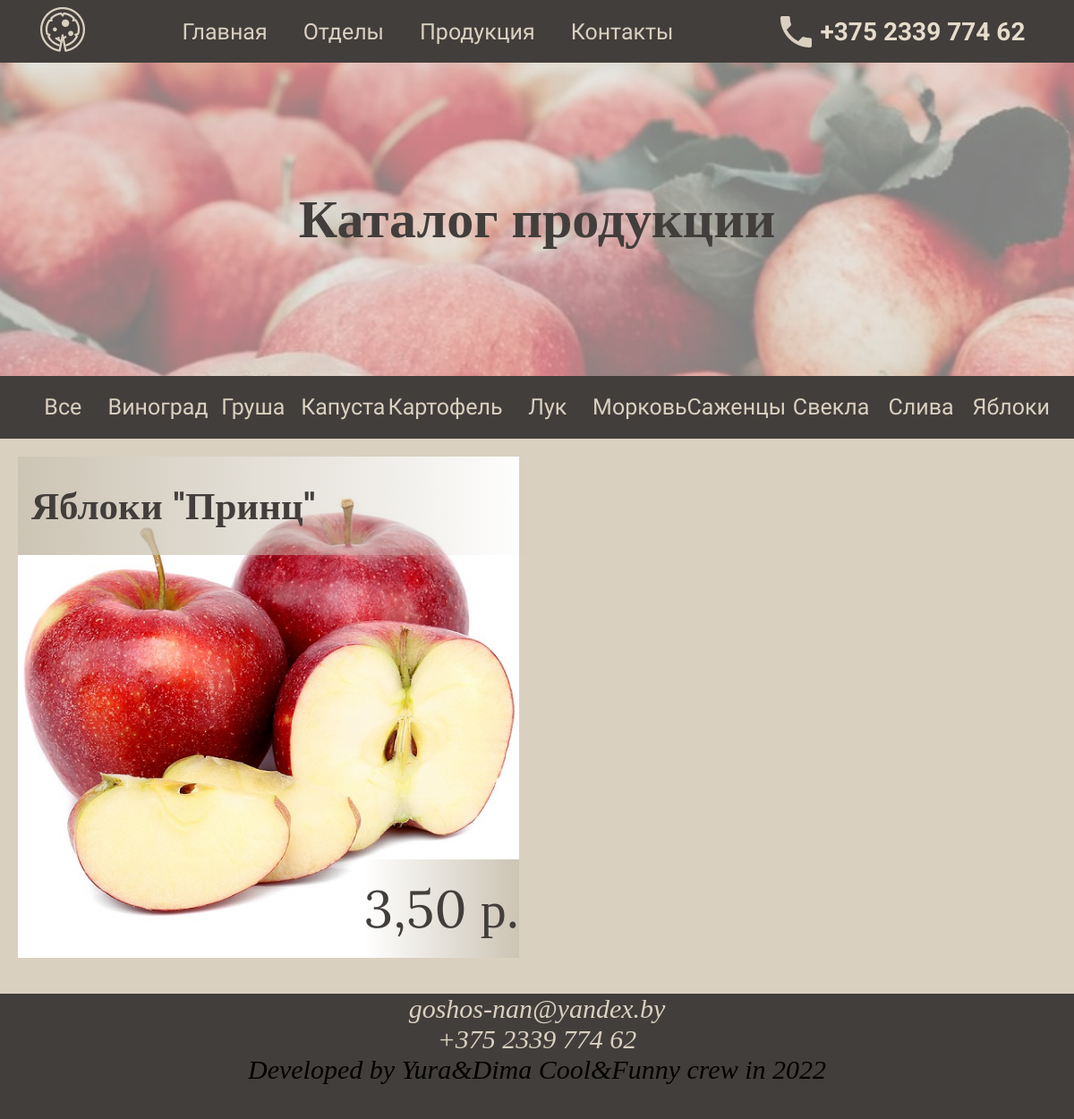
The page /catalog/4 on the database its author committed.
### catalog/models.py (models this page shows, shortened)
class Category(models.Model):
    name = models.CharField('Название категории', max_length=100, )
    def __str__(self):
        return self.name
    class Meta:
        verbose_name = 'Категория'
        verbose_name_plural = 'Категории'
        ordering = ('name',)

class Product(models.Model):
    category = models.ForeignKey(Category, related_name='products', on_delete=models.SET_NULL, null=True, blank=True)
    name = models.CharField('Название продукта', max_length=100)
    image = models.ImageField(upload_to='images/')
    description = models.TextField()
    productivity = models.DecimalField(default=True, max_digits=10, decimal_places=2)
    price = models.DecimalField(default=True ,max_digits=10, decimal_places=2)
    class Meta:
        verbose_name = 'Продукт'
        verbose_name_plural = 'Продукты'
        ordering = ('name',)
        index_together = (('id',),)

### catalog/views.py (the view)
# urls.py: path('<int:id_category>', views.by_category, name='by_category'),
def by_category(request, id_category:int):
    catalog = Product.objects.filter(category=id_category)
    categories = Category.objects.all()
    current_category = Category.objects.get(id=id_category)
    context = {'catalog': catalog, 'categories': categories, 'current_category':current_category}
    return render(request, 'main/catalog.html', context)

### templates/main/catalog.html (shortened to what this page needs)
{% extends 'main/base.html' %}
{% block content %}
<div class="splash" id="splash-small" id="splash-catalog">
  <div class="splash-fon">
      <div class="splash-text">
          <h1>Каталог продукции</h1>
      </div>
  </div>
</div>
<div class="catalog-navigation">
  <div class="catalog-navigation-wrapper">
    <a class="catalog-navigation-link" href="{% url 'catalog' %}">Все</a>
    {% for category in categories %}
    <a class="catalog-navigation-link" href="/catalog/{{ category.pk }}">{{ category.name }}</a>
      {% endfor %}
  </div>
</div>
<div class="catalog">
  <div class="catalog-wrapper">
    {% if catalog %}
        {% for el in catalog %}
            <div class="flip-card">
                <div class="flip-card-inner">
                  <div class="flip-card-front">
                    <h2 class="flip-card-entity-name">{{ el.category }} "{{ el.name }}"</h2>
                    <img src="{{ MEDIA_URL }}{{ el.image.url }}" alt="" style="width: 100%;height: 100%;">
                    <p class="flip-card-entity-price"> {{ el.price }} р.</p>
                  </div>
                  <div class="flip-card-back">
                    <p class="flip-card-description">{{ el.description }}</p>
                  </div>
                </div>
            </div>
        {% endfor %}
    {% else %}
           <p>У вас пока нет товаров</p>
    {% endif %}
  </div>
</div>
{% endblock %}

### static/main/css/main.css (style rules this page uses)
body { margin: 0; padding: 0; background: #D9D0C0; }
.splash { background: url(/static/main/img/splash.jpeg) no-repeat; background-size: cover; height: 350px; min-height: 350px; width: 100%; justify-content: center; align-items: center; }
#splash-small { background: url(/static/main/img/splash-small.jpeg) no-repeat; background-size: cover; height: 350px; }
.splash-fon { display: flex; width: 100%; height: 100%; background: rgba(255, 255, 255, 0.5); justify-content: center; align-items: center; }
.splash-text { width: 985px; font-family: Roboto; font-style: normal; font-weight: bold; font-size: 2.5vw; line-height: 58px; text-align: center; color: #423E3B; }
.catalog-navigation { width: 100%; height: 70px; display: flex; justify-content: center; align-items: center; background: #423E3B; margin-bottom: 20px; }
.catalog-navigation-wrapper { width: 1160px; height: 100%; display: flex; justify-content: space-around; }
.catalog-navigation-link { width: 100%; font-family: Cuprum; font-style: normal; font-weight: normal; font-size: 25px; color: #D9D0C0; text-decoration: none; height: 100%; line-height: 70px; text-align: center; margin: 0; padding: 0; }
.catalog { width: 100%; display: flex; align-items: center; justify-content: center; }
.catalog-wrapper { width: 1160px; display:inline-flex; flex-wrap: wrap; justify-content: space-between; align-items:stretch; margin: auto; }
.flip-card { background-color: transparent; width: 560px; height:560px; perspective: 1000px; margin-bottom: 20px; }
.flip-card-inner { position: relative; width: 100%; height: 100%; text-align: center; transition: transform 0.8s; transform-style: preserve-3d; }
.flip-card-front, .flip-card-back { position: absolute; width: 100%; height: 100%; -webkit-backface-visibility: hidden; backface-visibility: hidden; }
.flip-card-front { background-color: #bbb; color: black; }
.flip-card-back { background-color: rgba(179, 171, 158, 0.5); color: white; transform: rotateY(180deg); }
.flip-card-entity-name { position: absolute; top: 0; left: 0; width:100%; margin: 0; height: 110px; text-align: left; line-height: 110px; font-family: Lora; font-style: normal; padding-left: 15px; font-size: 43px; color: #423E3B; background: linear-gradient(90deg, #CCC4B4 0%, rgba(204, 196, 180, 0) 100%); }
.flip-card-entity-price { position: absolute; bottom: 0; right: 0; font-family: Lora; height: 110px; font-style: normal; font-weight: normal; font-size: 58px; line-height: 110px; color: #423E3B; margin: 0; background: linear-gradient(270deg, #CCC4B4 0%, rgba(204, 196, 180, 0) 100%); }
.flip-card-description { font-family: Lora; font-style: normal; font-weight: normal; font-size: 18px; line-height: 22px; text-align: left; padding-left: 10px; color: #000000; }

### rows shown on the page
Category: name "Виноград"
Category: name "Груша"
Category: name "Капуста"
Category: name "Картофель"
Category: name "Лук"
Category: name "Морковь"
Category: name "Саженцы"
Category: name "Свекла"
Category: name "Слива"
Category: name "Яблоки"
Product: category "Яблоки", name "Принц", image (picture), price "3,50"
